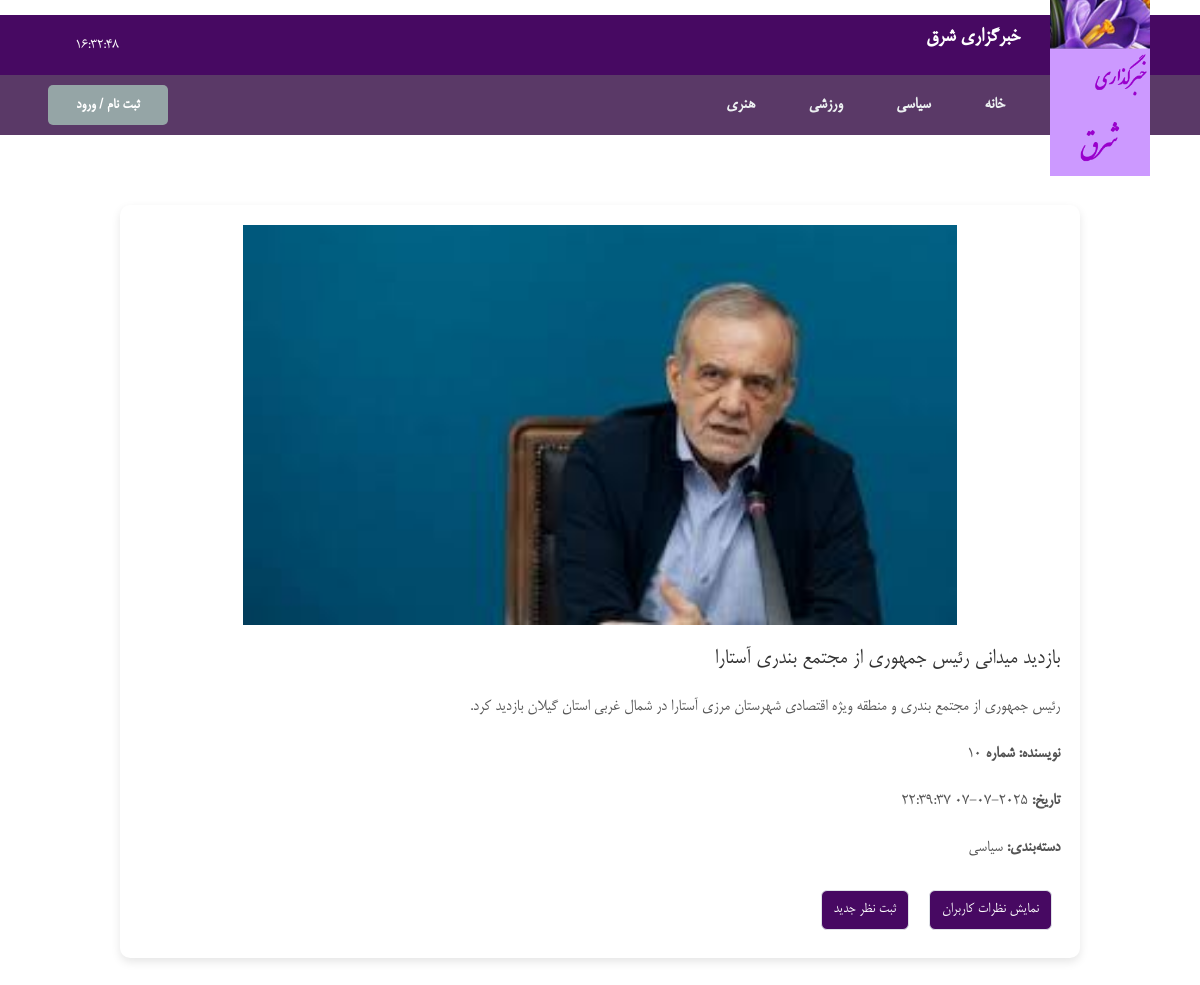
/fullnews.php?id=77, run on the app's committed database.
### tables this page shows
CREATE TABLE IF NOT EXISTS `news` (
  `id` int NOT NULL AUTO_INCREMENT,
  `title` varchar(255) NOT NULL,
  `content` text NOT NULL,
  `author_id` int NOT NULL,
  `author_username` varchar(255) NOT NULL,
  `image` varchar(255) DEFAULT NULL,
  `category` enum('politics','sports','art') NOT NULL DEFAULT 'politics',
  `status` enum('approved','pending','rejected') NOT NULL DEFAULT 'pending',
  `created_at` timestamp NOT NULL DEFAULT CURRENT_TIMESTAMP,
  PRIMARY KEY (`id`),
  KEY `author_id` (`author_id`),
  KEY `author_username` (`author_username`)
);

### fullnews.php (the view, shortened to what this page needs)
<?php
include('db.php');
if (isset($_GET['id'])) {
    $news_id = $_GET['id'];
    $query = "SELECT * FROM news WHERE id = ?";
    $stmt = mysqli_prepare($conn, $query);
    mysqli_stmt_bind_param($stmt, "i", $news_id);
    mysqli_stmt_execute($stmt);
    $result = mysqli_stmt_get_result($stmt);
    if ($news = mysqli_fetch_assoc($result)) {
        $title = $news['title'];
        $content = $news['content'];
        $author = $news['author_id'];
        $date = $news['created_at'];
        $image = $news['image'];
        $category = $news['category'];
    } else {
        echo "<h2>خبر یافت نشد!</h2>";
        exit();
    }
} else {
    echo "<h2>شناسه خبر مشخص نشده است!</h2>";
    exit();
}
?>
<!DOCTYPE html>
<html lang="fa" dir="rtl">
<head>
    <link rel="stylesheet" href="CSS/fullnewsStyle.css">
    <link href="https://cdn.jsdelivr.net/npm/bootstrap@5.3.0/dist/css/bootstrap.min.css" rel="stylesheet">
</head>
<body>
    <header>
        <div class="newsagency-information">
            <div class="logo">
                <img src="img/hhh.png" alt="">
            </div>
            <div class="name">
                <p>خبرگزاری  شرق</p>
            </div>
        </div>
        <div class="time-date" id="date-time">
        </div>
    </header>
    <nav>
        <div class="categories-list">
            <a href="index.php">خانه</a>
            <a href="archive.php?category=politics">سیاسی</a>
            <a href="archive.php?category=sports">ورزشی</a>
            <a href="archive.php?category=art">هنری</a>
        </div>
        <div class="login-button">
            <?php if (isset($_SESSION['user_id'])): ?>
            <?php if ($_SESSION['role'] == 'admin'): ?>
                <button type="button"><a href="ManagerPanel.php">پنل مدیریت</a></button>
            <?php else: ?>
                <button type="button"><a href="AuthorPanel.php">پنل نویسنده</a></button>
            <?php endif; ?>
            <?php else: ?>
            <button type="button"><a href="auth.php">ثبت نام / ورود</a></button>
            <?php endif; ?>
        </div>
    </nav>
    <main class="full-news">
        <div class="news-details">
            <img src="<?php echo $image; ?>" alt="خبر">
            <h2><?php echo $title; ?></h2>
            <p><?php echo nl2br($content); ?></p>
            <p><strong>نویسنده: شماره</strong> <?php echo $author; ?></p>
            <p><strong>تاریخ:</strong> <?php echo $date; ?></p>
            <p><strong>دسته‌بندی:</strong>
                <?php
                    if ($category == 'politics') {
                        echo "سیاسی";
                    } elseif ($category == 'sports') {
                        echo "ورزشی";
                    } elseif ($category == 'art') {
                        echo "هنری";
                    } else {
                        echo ucfirst($category);
                    }
                ?>
            </p>
        </div>
<button onclick="toggleComments()" class="  toggleCommentBtn btn border commentbt pb-2 m-2">نمایش نظرات کاربران</button>
<button id="toggleCommentFormBtn" class="  toggleCommentBtn btn border commentbt pb-2 m-2" type="button">ثبت نظر جدید</button>
    </main>
</body>
</html>

### CSS/fullnewsStyle.css (style rules this page uses)
* { padding: 0; margin: 0; box-sizing: border-box; font-family: B-mitra, sans-serif; }
body { background-color: #ecf0f1; }
header { width: 100%; height: 60px; background-color: #470962; color: white; margin: 15px 0 0; display: flex; justify-content: space-between; align-items: center; padding: 0 20px; }
header .newsagency-information { display: flex; align-items: center; }
header .newsagency-information .name { margin-right: 30px; font-size: 22px; font-weight: bold; }
header .newsagency-information .logo { width: 100px; height: 100px; background-color: white; margin-right: 30px; }
header .newsagency-information .logo img { width: inherit; }
header .time-date { font-size: 16px; margin-left: 55px; }
nav { width: 100%; height: 60px; background-color: #5a3967; display: flex; justify-content: space-between; align-items: center; padding: 0 20px; overflow: hidden; }
nav .categories-list { margin-right: 150px; }
nav .categories-list a { text-decoration: none; padding: 25px; color: #ecf0f1; font-weight: bold; transition: 0.3s; font-size: 18px; height: 60px; }
nav .login-button button { padding: 8px 28px; margin-left: 28px; background-color: #95a5a6; border: none; border-radius: 5px; cursor: pointer; font-weight: bold; color: white; transition: 0.3s; font-weight: 800; }
nav .login-button a { text-decoration: none; color: white; }
.full-news { width: 80%; margin: 70px auto; background-color: white; padding: 20px; border-radius: 10px; box-shadow: 0 4px 10px rgba(0, 0, 0, 0.1); }
.news-details img { width: 100%; height: 400px; border-radius: 10px; margin-bottom: 20px; object-fit: contain; }
.news-details h2 { font-size: 24px; margin-bottom: 20px; color: #333333; }
.news-details p { font-size: 18px; color: #555; margin-bottom: 20px; }
.commentbt { background-color: #470962 !important; border-color: #470962 !important; color: white !important; border: 1px solid #470962 !important; }

### data on the page
news: image (picture), title "بازدید میدانی رئیس جمهوری از مجتمع بندری آستارا", content "رئیس جمهوری از مجتمع بندری و منطقه ویژه اقتصادی شهرستان مرزی آستارا در شمال غربی استان گیلان بازدید کرد.", author "10", created_at "2025-07-07 22:39:37"
